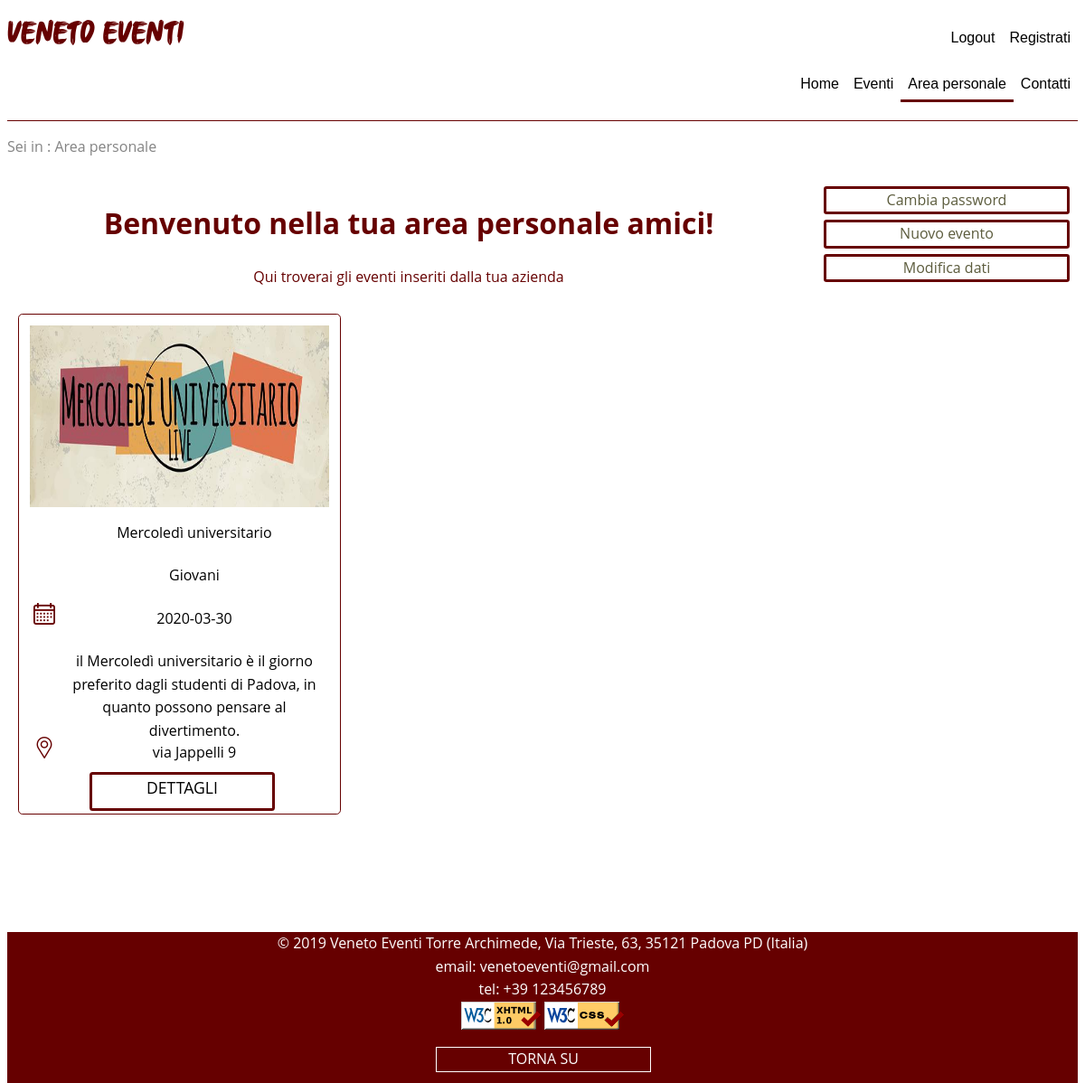
Page /area_riservata_azienda.php (signed in) on the committed database.
### tables this page shows
CREATE TABLE `eventi` (
  `ID` int(11) NOT NULL,
  `Titolo` varchar(255) NOT NULL,
  `Descrizione` varchar(500) NOT NULL,
  `Luogo` varchar(255) NOT NULL,
  `Citta` enum('Venezia','Padova','Verona','Vicenza','Belluno','Treviso','Rovigo') NOT NULL,
  `Data` date NOT NULL,
  `Categoria` varchar(255) NOT NULL,
  `Azienda` varchar(255) NOT NULL
);

### area_riservata_azienda.php (the view, shortened to what this page needs)
<html xmlns="http://www.w3.org/1999/xhtml" xml:lang="it" lang="it">
<head>
    <?php
        include_once 'functions.php';
     ?>
</head>
<div class="pageArea">
    <div class="area-titoli">
        <h1 class="titolo">Benvenuto nella tua area personale <?php echo $_SESSION['usernameA']; ?>!</h1>
        <p class="titolo"> Qui troverai gli eventi inseriti dalla tua azienda</p>
    </div>
    <div class="area-bottoni">
        <a class="bottone-area link" href='modifica_pw_a.php'>
         Cambia password</a>
         <a class="bottone-area link" href='nuovo_evento.php'>
         Nuovo evento</a>
         <a class="bottone-area link" href='modifica_azienda.php'>Modifica dati </a>
    </div>
</div>
<div class="home-pt3">
<?php
            require_once('functions.php');
            $output=getEventiAzienda();
            $outCat="";
            $tab=9;
            if($_SESSION['eventiAzienda']===true){
            foreach ($output as $elem) {
                if($elem){
                    $outCat.=   "
                                    <div class='box-evento'>
                                        <div class='box-img'>
                                            <img class='img-evento' src='".getImg($elem['ID'])."' alt='immagine evento'>
                                        </div>
                                        <div class='box-titolo '>
                                            <div class='box-icona'></div>
                                                <p class='scritte-evento'>".$elem['Titolo']."</p>
                                        </div>
                                        <div class='box-categoria '>
                                            <div class='box-icona'></div>
                                            <p class='scritte-evento'>".$elem['Categoria']."</p>
                                        </div>
                                        <div class='box-data '>
                                            <div class='box-icona'>
                                                <div id='calendario'></div>
                                            </div>
                                            <div class='box-data-evento'>
                                                <p class='scritte-evento'>".$elem['Data']."</p>
                                            </div>
                                        </div>
                                        <div class='box-descr '>
                                            <div class='box-icona'></div>
                                            <p class='scritte-evento'> ".$elem['Descrizione']."</p>
                                        </div>
                                        <div class='box-luogo '>
                                            <div class='box-icona'>
                                                <div id='local'></div>
                                            </div>
                                            <div class='box-luogo-evento'>
                                                <p class='scritte-evento'>".$elem['Luogo']."</p>
                                            </div>
                                        </div>
                                        <div class='box-dettagli'>
                                        <div class='box-icona'>
                                            </div>
                                            <div >
                                                <a class='scritte-dettagli selezione link' href ='dettagli_evento.php?id=".$elem['ID']."' tabindex='".tabIndex($tab)."'> DETTAGLI </a>
                                            </div>
                                        </div>
                                    </div>
                                    ";
                    }
                    $tab=$tab+1;
            }}
            else{$outCat.= "<div class='area-titoli'> <p> <h3>Non hai ancora registrato eventi. <a href='nuovo_evento.php' tabindex='".tabIndex($tab)."' accesskey='n'> Nuovo evento </a><h3></p></div>";}
            echo $outCat;
        ?>
</div>
</body>

### css/stile.css (style rules this page uses)
html { height: 100%; padding:0; }
body { height: 100%; padding:0; font-family: "Open Sans", Arial, sans-serif; line-height: 1.6; font-size: 1.0em; background: #fff; color: #848484; overflow: auto; }
a { text-decoration: none; text-decoration-line: none; text-decoration-style: solid; text-decoration-color: currentcolor; color:#000; }
.link { background: #fff; text-align: center; color: #5c5c3d; border: 0.2em solid #660000; border-radius: 0.2em; background: #fff; font-size: 1.1em; }
.home-pt3 { margin-top: 3em; }
.box-evento { border-radius: 0.3em; border: 0.1em solid #660000; width: 28%; height: 33em; padding: 1%; float: left; margin:1%; }
.box-img { height: 38%; width: 100%; }
.img-evento { float: left; width: 100%; height: 100%; }
.box-icona { width: 10%; height: 100%; float: left; background: white; }
.box-titolo { float: left; height: 9%; width: 100%; }
.scritte-evento { text-align: center; color:#000; width: 90%; height: 100%; float: left; }
.box-categoria { float: left; width: 100%; height: 9%; }
.box-data { float: left; width: 100%; height: 9%; }
#calendario { width: 100%; height: 100%; background-image: url(../img/calendar.png); background-repeat: no-repeat; background-position: center; }
.box-descr { width: 100%; height: 19%; float: left; }
.box-luogo { float: left; width: 100%; height: 9%; }
#local { width: 100%; height: 100%; background-image: url(../img/local.png); background-repeat: no-repeat; background-position: center; }
.pageRegistrati, .pageLogin, .pageChange, .pageArea { width: auto; box-sizing: border-box; outline: none; font-size: 1em; display: block; padding-bottom: 2em; border-radius: 0.1em; padding-top: 0.5em; }
.titolo { color: #660000; text-align: center; }
.bottone-area { width: 90%; margin-left: 5%; margin-right: 5%; font-size: 1em; float: left; outline: none; margin-top: 2%; cursor: pointer; }
.area-titoli { width: 75%; float: left; }
.area-bottoni { width: 25%; float: left; }
.box-dettagli { float: left; width: 100%; height: 7%; }
.scritte-dettagli { text-align: center; color:#000; width: 60%; height: 100%; margin-right: 10%; margin-left: 10%; float: left; margin-top: 1%; }
.selezione { height: 100%; outline: none; cursor: pointer; text-align: center; color: #000; }

### rows in the picture
eventi: Titolo "Mercoledì universitario", Categoria "Giovani", Data "2020-03-30", Descrizione "il Mercoledì universitario è il giorno preferito dagli studenti di Padova, in quanto possono pensare al divertimento.", Luogo "via Jappelli 9"

### other values in the picture
$current "Area personale"
$_SESSION['usernameA'] "amici"
